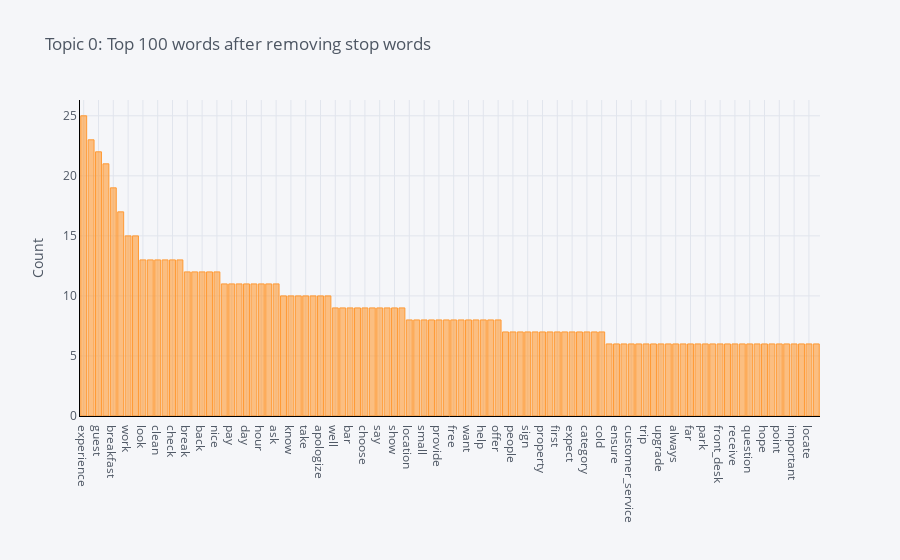

Notebook code cell kept with this figure:
### Markdown cell above
<a id = "1.0"></a>
<p style="font-size:20px;color:#34656d;font-family:'Comic Sans MS';text-align:left;border-radius:5px;">
<strong>Visualización</strong></p>

### Code cell
plot_model(model=lda, plot='frequency')

### Figure 1 — Plotly figure (JSON) as saved in the notebook; plotly's stock layout.template omitted (floating-point values rounded to 4 significant figures)
{"data": [{"marker": {"color": "rgba(255, 153, 51, 0.6)", "line": {"color": "rgba(255, 153, 51, 1.0)", "width": 1}}, "name": "count", "orientation": "v", "text": "", "type": "bar", "x": ["experience", "parking", "guest", "service", "breakfast", "time", "work", "car", "look", "get", "clean", "old", "check", "never", "break", "use", "back", "leave", "nice", "visit", "pay", "website", "day", "place", "hour", "motel", "ask", "manager", "know", "night", "take", "thank", "apologize", "area", "well", "need", "bar", "bed", "choose", "think", "say", "even", "show", "suite", "location", "enough", "small", "find", "provide", "available", "free", "ever", "want", "recent", "help", "laptop", "offer", "understand", "people", "try", "sign", "picture", "property", "able", "first", "much", "expect", "call", "category", "give", "cold", "towel", "ensure", "dog", "customer_service", "charge", "trip", "feedback", "upgrade", "change", "always", "agent", "far", "next", "park", "food", "front_desk", "future", "receive", "really", "question", "hard", "hope", "police", "point", "however", "important", "advise", "locate", "least"], "y": [25, 23, 22, 21, 19, 17, 15, 15, 13, 13, 13, 13, 13, 13, 12, 12, 12, 12, 12, 11, 11, 11, 11, 11, 11, 11, 11, 10, 10, 10, 10, 10, 10, 10, 9, 9, 9, 9, 9, 9, 9, 9, 9, 9, 8, 8, 8, 8, 8, 8, 8, 8, 8, 8, 8, 8, 8, 7, 7, 7, 7, 7, 7, 7, 7, 7, 7, 7, 7, 7, 7, 6, 6, 6, 6, 6, 6, 6, 6, 6, 6, 6, 6, 6, 6, 6, 6, 6, 6, 6, 6, 6, 6, 6, 6, 6, 6, 6, 6, 6]}], "layout": {"legend": {"bgcolor": "#F5F6F9", "font": {"color": "#4D5663"}}, "paper_bgcolor": "#F5F6F9", "plot_bgcolor": "#F5F6F9", "title": {"font": {"color": "#4D5663"}, "text": "Topic 0: Top 100 words after removing stop words"}, "xaxis": {"gridcolor": "#E1E5ED", "linecolor": "black", "showgrid": true, "tickfont": {"color": "#4D5663"}, "title": {"font": {"color": "#4D5663"}, "text": ""}, "zerolinecolor": "#E1E5ED"}, "yaxis": {"gridcolor": "#E1E5ED", "linecolor": "black", "showgrid": true, "tickfont": {"color": "#4D5663"}, "title": {"font": {"color": "#4D5663"}, "text": "Count"}, "zerolinecolor": "#E1E5ED"}}}
